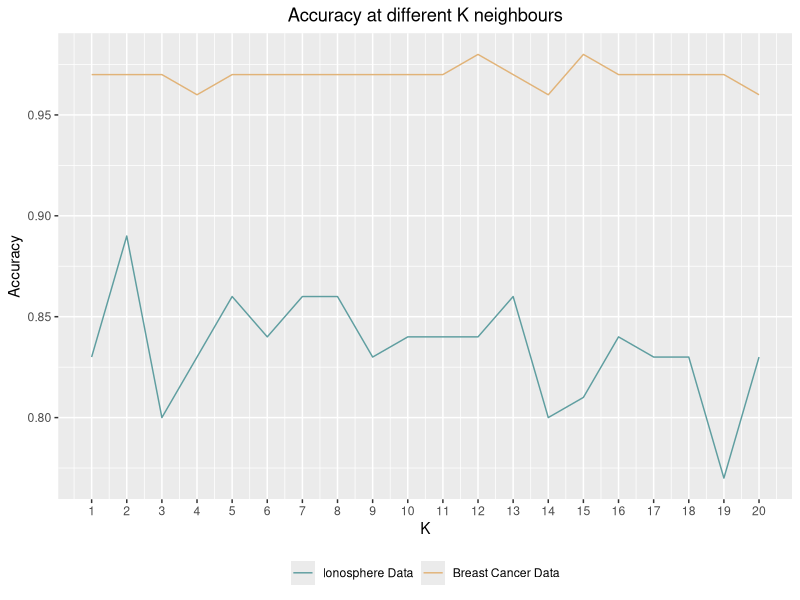
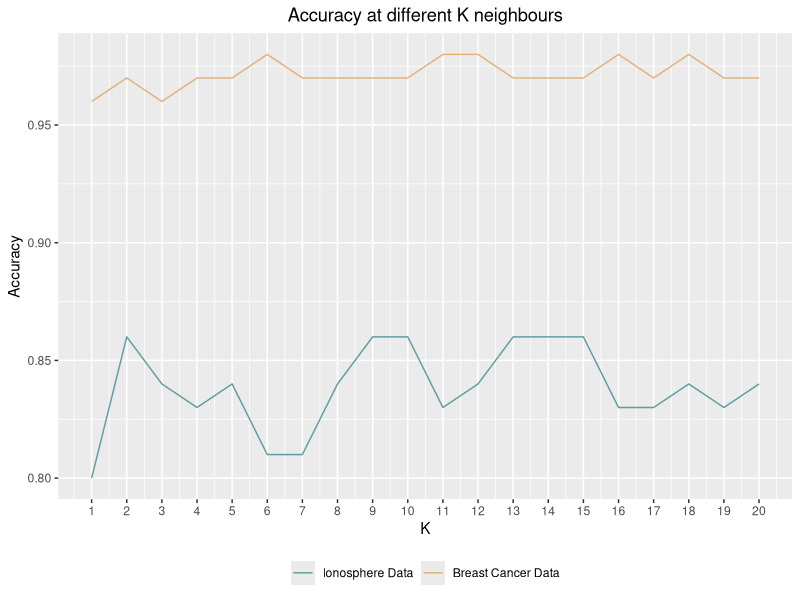
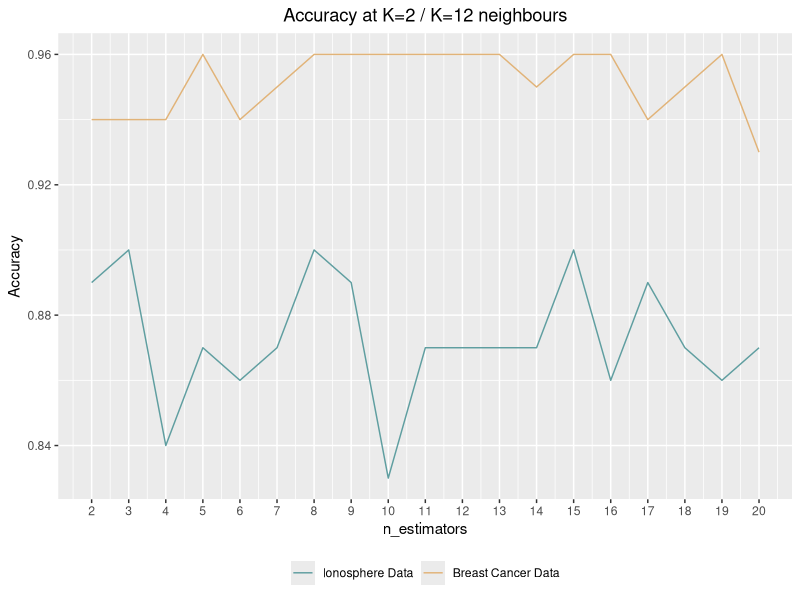
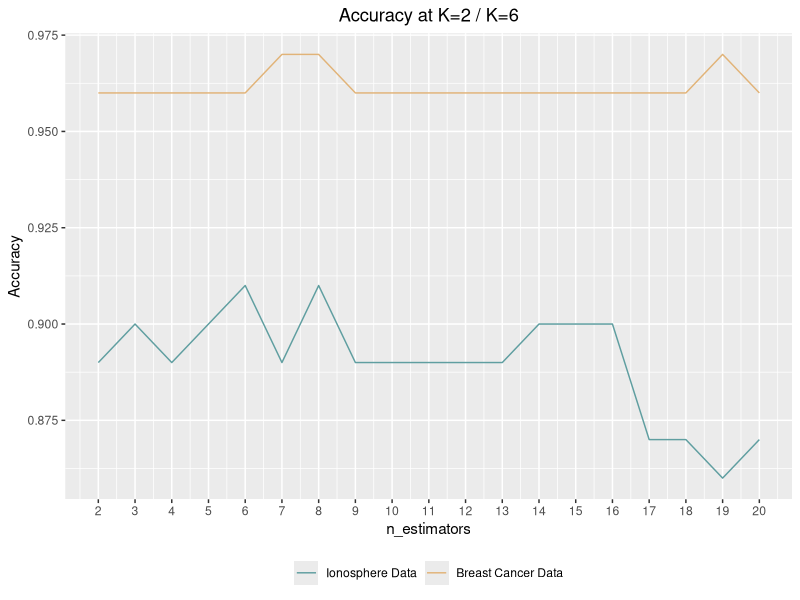
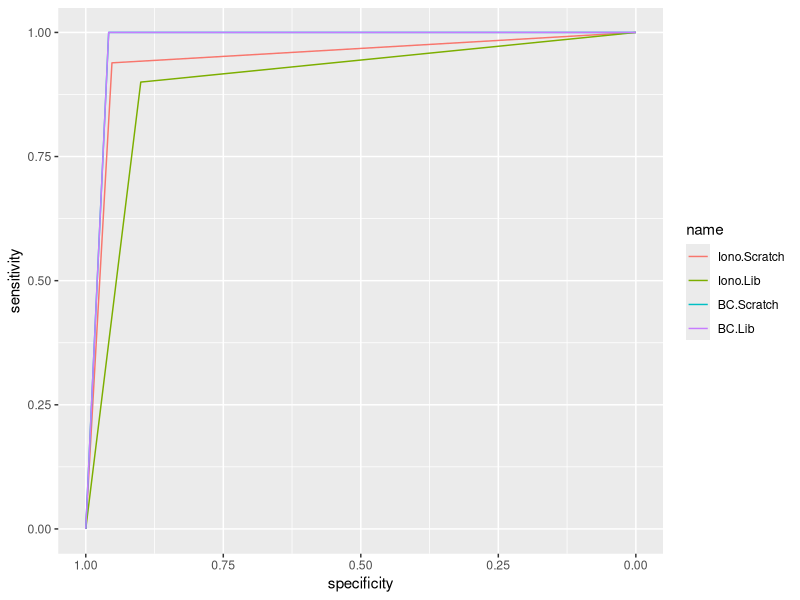

Here is the R script that generated these plots, in order:
library(ggplot2)

#read performance metric files for both datasets
iono_base_metrics <- read.csv("Ionosphere-Scratch-Different-Ks.csv", header = TRUE)
bc_base_metrics <- read.csv("Breast-Cancer-Scratch-Different-Ks.csv", header = TRUE)

iono_base_metrics <- iono_base_metrics[1:6] #delete last column
bc_base_metrics <- bc_base_metrics[1:6] #delete last column

iono_base_accuracy <- iono_base_metrics[1]
bc_base_accuracy <- bc_base_metrics[1]
k <- seq(1,20,1) #range for K parameter

df_scratch <- data.frame(
  "K" = k,
  "AccuracyIonosphere" = iono_base_accuracy,
  "AccuracyBreastCancer" = bc_base_accuracy
)

#plot the accuracy of the classifier written from scratch for both datasets across various Ks
plot_scratch <- ggplot(df_scratch, aes(x=K)) +
  geom_line(aes(y = Accuracy, colour = "#5F9EA0")) +
  geom_line(aes(y = Accuracy.1, colour = "#E1B378")) +
  ggtitle("Accuracy at different K neighbours") +
  labs(x="K", y="Accuracy")+
  scale_x_continuous(breaks=seq(1,20,1))+
  theme(plot.title = element_text(hjust = 0.5))+
  theme(legend.position="bottom", legend.direction="horizontal",
        legend.title = element_blank())+
  scale_color_manual(labels = c("Ionosphere Data", "Breast Cancer Data"), 
                     values = c("#5F9EA0", "#E1B378"))

plot_scratch


#plot the accuracy of the library implementation of the classifier for both datasets 
#across various Ks
iono_lib_metrics <- read.csv("Ionosphere-Lib-Different-Ks.csv", header = TRUE)
bc_lib_metrics <- read.csv("Breast-Cancer-Lib-Different-Ks.csv", header = TRUE)

iono_lib_metrics <- iono_lib_metrics[1:6] #delete last column
bc_lib_metrics <- bc_lib_metrics[1:6] #delete last column

iono_lib_accuracy <- iono_lib_metrics[1]
bc_lib_accuracy <- bc_lib_metrics[1]

df_lib <- data.frame(
  "K" = k,
  "AccuracyIonosphere" = iono_lib_accuracy,
  "AccuracyBreastCancer" = bc_lib_accuracy
)


plot_lib <- ggplot(df_lib, aes(x=K)) +
  geom_line(aes(y = Accuracy, colour = "#5F9EA0")) +
  geom_line(aes(y = Accuracy.1, colour = "#E1B378")) +
  ggtitle("Accuracy at different K neighbours") +
  labs(x="K", y="Accuracy")+
  scale_x_continuous(breaks=seq(1,20,1))+
  theme(plot.title = element_text(hjust = 0.5))+
  theme(legend.position="bottom", legend.direction="horizontal",
        legend.title = element_blank())+
  scale_color_manual(labels = c("Ionosphere Data", "Breast Cancer Data"), 
                     values = c("#5F9EA0", "#E1B378"))

plot_lib


#plot the accuracy of the classifier written from scratch for both datasets 
#across various n_estimators
#n_estimators here corresponds to the number of predictors in the ensemble
ionoK2_base_metrics <- read.csv("Ionosphere-Scratch-K=2.csv", header = TRUE)
bcK12_base_metrics <- read.csv("Breast-Cancer-Scratch-K=12.csv", header = TRUE)

ionoK2_base_metrics <- ionoK2_base_metrics[1:6] #delete last column
bcK12_base_metrics <- bcK12_base_metrics[1:6] #delete last column

ionoK2_base_accuracy <- ionoK2_base_metrics[1]
bcK12_base_accuracy <- bcK12_base_metrics[1]
n_estimator <- seq(2,20,1)

df_scratchK <- data.frame(
  "n_estimators" = n_estimator,
  "AccuracyIonosphere" = ionoK2_base_accuracy,
  "AccuracyBreastCancer" = bcK12_base_accuracy
)


plot_scratchK <- ggplot(df_scratchK, aes(x=n_estimators)) +
  geom_line(aes(y = Accuracy, colour = "#5F9EA0")) +
  geom_line(aes(y = Accuracy.1, colour = "#E1B378")) +
  ggtitle("Accuracy at K=2 / K=12 neighbours") +
  labs(x="n_estimators", y="Accuracy", color = "Data\n")+
  scale_x_continuous(breaks=seq(1,20,1))+
  theme(plot.title = element_text(hjust = 0.5))+
  theme(legend.position="bottom", legend.direction="horizontal",
        legend.title = element_blank())+
  scale_color_manual(labels = c("Ionosphere Data", "Breast Cancer Data"), 
                     values = c("#5F9EA0", "#E1B378"))

plot_scratchK


#plot the accuracy of the library implementation of the classifier for both datasets 
#across various n_estimators
ionoK2_lib_metrics <- read.csv("Ionosphere-Lib-K=2.csv", header = TRUE)
bcK6_lib_metrics <- read.csv("Breast-Cancer-Lib-K=6.csv", header = TRUE)

ionoK2_lib_metrics <- ionoK2_lib_metrics[1:6] #delete last column
bcK6_lib_metrics <- bcK6_lib_metrics[1:6] #delete last column

ionoK2_lib_accuracy <- ionoK2_lib_metrics[1]
bcK6_lib_accuracy <- bcK6_lib_metrics[1]

df_libK <- data.frame(
  "n_estimators" = n_estimator,
  "AccuracyIonosphere" = ionoK2_lib_accuracy,
  "AccuracyBreastCancer" = bcK6_lib_accuracy
)

plot_libK <- ggplot(df_libK, aes(x=n_estimators)) +
  geom_line(aes(y = Accuracy, colour = "#5F9EA0")) +
  geom_line(aes(y = Accuracy.1, colour = "#E1B378")) +
  ggtitle("Accuracy at K=2 / K=6") +
  labs(x="n_estimators", y="Accuracy", color = "Data\n")+
  scale_x_continuous(breaks=seq(1,20,1))+
  theme(plot.title = element_text(hjust = 0.5))+
  theme(legend.position="bottom", legend.direction="horizontal",
        legend.title = element_blank())+
  scale_color_manual(labels = c("Ionosphere Data", "Breast Cancer Data"), 
                     values = c("#5F9EA0", "#E1B378"))

plot_libK

#read file containing performace metrics obtained after 10 fold cross validation using 
#the best K and n_estimators gotten
iono_final_clf_scr <- read.csv("Ionosphere-scratch-K=2 n_est=3 CV=10.csv", header = TRUE)
iono_final_clf_lib <- read.csv("Ionosphere-Lib-K=2, n_est=8 CV=10.csv", header = TRUE)
iono_final_clf_scr <- iono_final_clf_scr[1:6]
iono_final_clf_lib <- iono_final_clf_lib[1:6]

bc_final_clf_scr <- read.csv("Breast-Cancer-scratch-K=12, n_est=5 CV=10.csv", header = TRUE)
bc_final_clf_lib <- read.csv("Breast-Cancer-Lib-K=6, n_est=7 CV=10.csv", header = TRUE)
bc_final_clf_scr <- bc_final_clf_scr[1:6]
bc_final_clf_lib <- bc_final_clf_lib[1:6]

#Statistical test
#using error as the metric
iono_final_clf_scr_df = data.frame(iono_final_clf_scr)
iono_final_clf_lib_df = data.frame(iono_final_clf_lib)

#Normality test Ionosphere
shapiro.test(iono_final_clf_scr_df$Error) #normality can be assumed
shapiro.test(iono_final_clf_lib_df$Error) #normality can be assumed

#Variance test 
var_test <- var.test(iono_final_clf_scr_df$Error,  iono_final_clf_lib_df$Error)
var_test #no variance

#t-test
t.test(iono_final_clf_scr_df$Error, iono_final_clf_lib_df$Error, var.equal = TRUE)


#calculate the average of the performace metrics after cross validation
iono_base_metrics_df <- data.frame(iono_final_clf_scr)
iono_lib_metrics_df <- data.frame(iono_final_clf_lib)

iono_av_acc_base <- mean(iono_base_metrics_df$Accuracy)
iono_av_pre_base <- mean(iono_base_metrics_df$Precision)
iono_av_rec_base <- mean(iono_base_metrics_df$Recall)
iono_av_speci_base <- mean(iono_base_metrics_df$Specificity)

iono_av_acc_lib <- mean(iono_lib_metrics_df$Accuracy)
iono_av_pre_lib <- mean(iono_lib_metrics_df$Precision)
iono_av_rec_lib <- mean(iono_lib_metrics_df$Recall)
iono_av_speci_lib <- mean(iono_lib_metrics_df$Specificity)

bc_base_metrics_df <- data.frame(bc_final_clf_scr)
bc_lib_metrics_df <- data.frame(bc_final_clf_scr)

bc_av_acc_base <- mean(bc_base_metrics_df$Accuracy)
bc_av_pre_base <- mean(bc_base_metrics_df$Precision)
bc_av_rec_base <- mean(bc_base_metrics_df$Recall)
bc_av_speci_base <- mean(bc_base_metrics_df$Specificity)

bc_av_acc_lib <- mean(bc_lib_metrics_df$Accuracy)
bc_av_pre_lib <- mean(bc_lib_metrics_df$Precision)
bc_av_rec_lib <- mean(bc_lib_metrics_df$Recall)
bc_av_speci_lib <- mean(bc_lib_metrics_df$Specificity)


#plot the ROC curve for all classifiers
library(pROC)
pred_test_Iono_scr <- read.csv("Ionosphere-Scratch-PR-ROC.csv", header = TRUE)
pred_test_Iono_scr <- pred_test_Iono_scr[1:2]

pred_test_Iono_lib <- read.csv("Ionosphere-Lib-PR-ROC.csv", header = TRUE)
pred_test_Iono_lib <- pred_test_Iono_lib[1:2]

pred_test_bc_scr <- read.csv("Breast Cancer-Scratch-PR-ROC.csv", header = TRUE)
pred_test_bc_scr <- pred_test_bc_scr[1:2]

pred_test_bc_lib <- read.csv("Breast Cancer-Lib-PR-ROC.csv", header = TRUE)
pred_test_bc_lib <- pred_test_bc_scr[1:2]

Iono_scr_roc <- roc(pred_test_Iono_scr$prediction, pred_test_Iono_scr$test)
Iono_lib_roc <- roc(pred_test_Iono_lib$prediction, pred_test_Iono_lib$test)

bc_scr_roc <- roc(pred_test_bc_scr$prediction, pred_test_bc_scr$test)
bc_lib_roc <- roc(pred_test_bc_lib$prediction, pred_test_bc_lib$test)

# Multiple curves:
ROC <- ggroc(list(Iono.Scratch=Iono_scr_roc, Iono.Lib=Iono_lib_roc, 
                  BC.Scratch=bc_scr_roc, BC.Lib=bc_lib_roc))

ROC